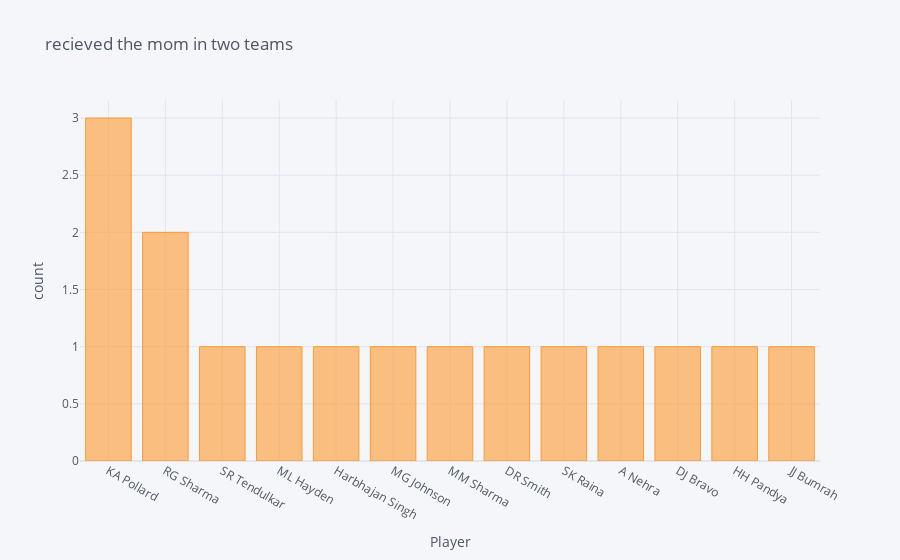

The notebook cell saved with this chart:
### Code cell
# who recieved the mom in two teams show it in bar charts 
mom =csk_mi['player_of_match'].value_counts()
mom.iplot(kind='bar',xTitle='Player',yTitle='count',title='recieved the mom in two teams')

### Figure 1 — Plotly figure (JSON) as saved in the notebook; plotly's stock layout.template omitted (floating-point values rounded to 4 significant figures)
{"data": [{"marker": {"color": "rgba(255, 153, 51, 0.6)", "line": {"color": "rgba(255, 153, 51, 1.0)", "width": 1}}, "name": "player_of_match", "orientation": "v", "text": "", "type": "bar", "x": ["KA Pollard", "RG Sharma", "SR Tendulkar", "ML Hayden", "Harbhajan Singh", "MG Johnson", "MM Sharma", "DR Smith", "SK Raina", "A Nehra", "DJ Bravo", "HH Pandya", "JJ Bumrah"], "y": [3, 2, 1, 1, 1, 1, 1, 1, 1, 1, 1, 1, 1]}], "layout": {"legend": {"bgcolor": "#F5F6F9", "font": {"color": "#4D5663"}}, "paper_bgcolor": "#F5F6F9", "plot_bgcolor": "#F5F6F9", "title": {"font": {"color": "#4D5663"}, "text": "recieved the mom in two teams"}, "xaxis": {"gridcolor": "#E1E5ED", "showgrid": true, "tickfont": {"color": "#4D5663"}, "title": {"font": {"color": "#4D5663"}, "text": "Player"}, "zerolinecolor": "#E1E5ED"}, "yaxis": {"gridcolor": "#E1E5ED", "showgrid": true, "tickfont": {"color": "#4D5663"}, "title": {"font": {"color": "#4D5663"}, "text": "count"}, "zerolinecolor": "#E1E5ED"}}}
